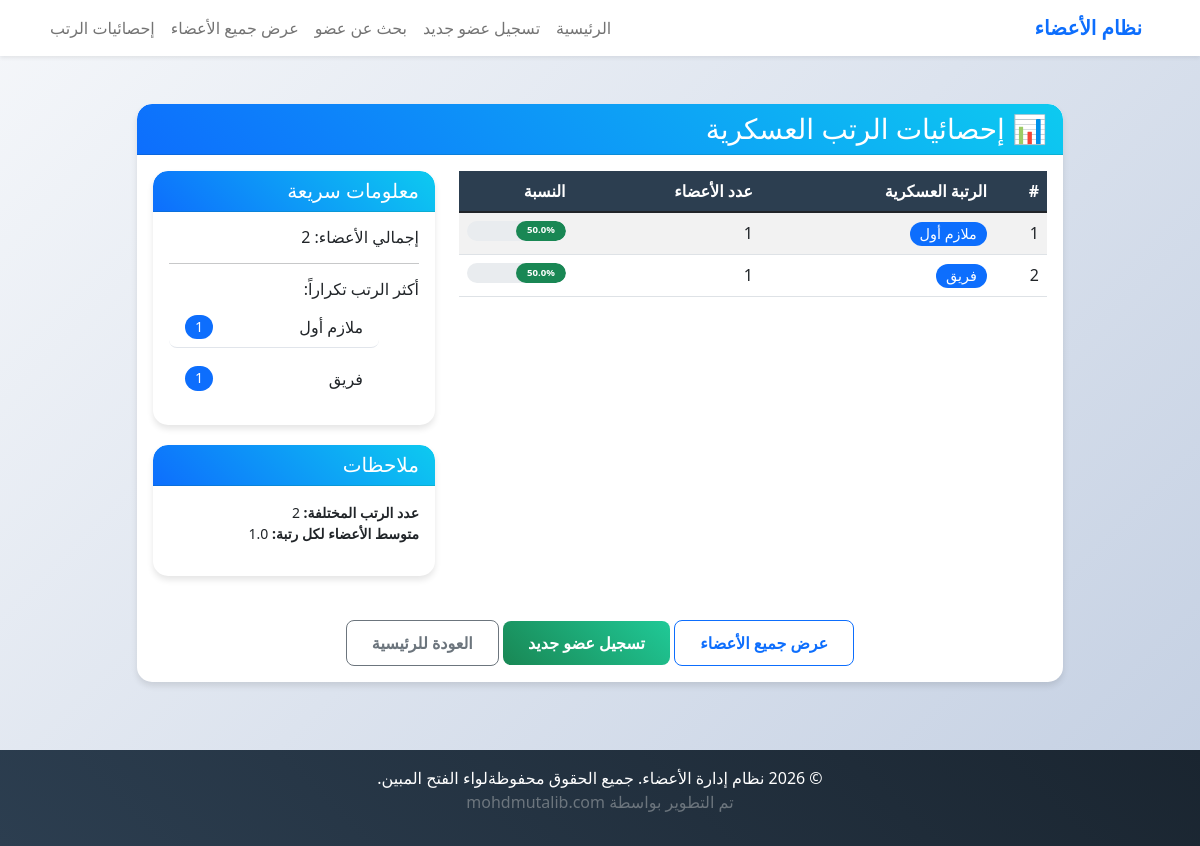
The app's page /ranks-stats with its own data.
### app.py (models this page shows, shortened)
class Member(db.Model):
    id = db.Column(db.Integer, primary_key=True)
    name = db.Column(db.String(100), nullable=False)
    email = db.Column(db.String(120), unique=True, nullable=False)
    password = db.Column(db.String(200), nullable=False)
    phone = db.Column(db.String(20))
    address = db.Column(db.String(200))
    military_rank = db.Column(db.String(50))  # حقل الرتبة العسكرية
    registration_date = db.Column(db.DateTime, default=datetime.utcnow)

### app.py (the view)
@app.route('/ranks-stats')
def ranks_stats():
    ranks_stats = {}
    all_members = Member.query.all()
    for member in all_members:
        rank = member.military_rank if member.military_rank else 'غير محدد'
        if rank in ranks_stats:
            ranks_stats[rank] += 1
        else:
            ranks_stats[rank] = 1
    stats_list = [{'rank': rank, 'count': count} for rank, count in ranks_stats.items()]
    stats_list.sort(key=lambda x: x['count'], reverse=True)
    return render_template('ranks_stats.html', ranks_stats=stats_list)

### templates/ranks_stats.html (shortened to what this page needs)
{% extends "base.html" %}
{% block content %}
<div class="row justify-content-center">
    <div class="col-md-10">
        <div class="card">
            <div class="card-header bg-info text-white">
                <h3 class="mb-0">📊 إحصائيات الرتب العسكرية</h3>
            </div>
            <div class="card-body">
                <div class="row">
                    <div class="col-md-8">
                        <div class="table-responsive">
                            <table class="table table-striped">
                                <thead class="table-dark">
                                    <tr>
                                        <th>#</th>
                                        <th>الرتبة العسكرية</th>
                                        <th>عدد الأعضاء</th>
                                        <th>النسبة</th>
                                    </tr>
                                </thead>
                                <tbody>
                                    {% set total = namespace(value=0) %}
                                    {% for stat in ranks_stats %}
                                        {% set total.value = total.value + stat.count %}
                                    {% endfor %}
                                    {% for stat in ranks_stats %}
                                    <tr>
                                        <td>{{ loop.index }}</td>
                                        <td>
                                            {% if stat.rank %}
                                                <span class="badge bg-primary">{{ stat.rank }}</span>
                                            {% else %}
                                                <span class="badge bg-secondary">غير محدد</span>
                                            {% endif %}
                                        </td>
                                        <td>{{ stat.count }}</td>
                                        <td>
                                            <div class="progress" style="height: 20px;">
                                                {% if total.value > 0 %}
                                                    {% set percentage = (stat.count / total.value) * 100 %}
                                                {% else %}
                                                    {% set percentage = 0 %}
                                                {% endif %}
                                                <div class="progress-bar bg-success" role="progressbar"
                                                     style="width: {{ percentage }}%;"
                                                     aria-valuenow="{{ percentage }}"
                                                     aria-valuemin="0"
                                                     aria-valuemax="100">
                                                    {{ "%.1f"|format(percentage) }}%
                                                </div>
                                            </div>
                                        </td>
                                    </tr>
                                    {% endfor %}
                                </tbody>
                            </table>
                        </div>
                    </div>
                    <div class="col-md-4">
                        <div class="card border-primary">
                            <div class="card-header bg-primary text-white">
                                <h5 class="mb-0">معلومات سريعة</h5>
                            </div>
                            <div class="card-body">
                                <h6>إجمالي الأعضاء: {{ total.value }}</h6>
                                <hr>
                                <h6>أكثر الرتب تكراراً:</h6>
                                <ul class="list-group list-group-flush">
                                    {% for stat in ranks_stats[:3] %}
                                    <li class="list-group-item d-flex justify-content-between align-items-center">
                                        {{ stat.rank if stat.rank else 'غير محدد' }}
                                        <span class="badge bg-primary rounded-pill">{{ stat.count }}</span>
                                    </li>
                                    {% endfor %}
                                </ul>
                            </div>
                        </div>
                        <div class="card border-success mt-3">
                            <div class="card-header bg-success text-white">
                                <h5 class="mb-0">ملاحظات</h5>
                            </div>
                            <div class="card-body">
                                <p class="small">
                                    <strong>عدد الرتب المختلفة:</strong> {{ ranks_stats|length }}<br>
                                    <strong>متوسط الأعضاء لكل رتبة:</strong> {{ "%.1f"|format(total.value / ranks_stats|length) if ranks_stats|length > 0 else 0 }}
                                </p>
                            </div>
                        </div>
                    </div>
                </div>
                <div class="text-center mt-4">
                    <a href="{{ url_for('all_members') }}" class="btn btn-outline-primary">عرض جميع الأعضاء</a>
                    <a href="{{ url_for('register') }}" class="btn btn-success">تسجيل عضو جديد</a>
                    <a href="{{ url_for('index') }}" class="btn btn-outline-secondary">العودة للرئيسية</a>
                </div>
            </div>
        </div>
    </div>
</div>
{% endblock %}

### static/style.css (style rules this page uses)
body { font-family: 'Segoe UI', 'Tahoma', 'Geneva', 'Verdana', sans-serif; background: linear-gradient(135deg, #f5f7fa 0%, #c3cfe2 100%); min-height: 100vh; }
.card { transition: transform 0.3s ease, box-shadow 0.3s ease; border: none; overflow: hidden; }
.card-header { background: linear-gradient(45deg, #2c3e50, #4a6491); color: white; }
.btn { border-radius: 8px; padding: 10px 25px; font-weight: 600; transition: all 0.3s ease; }
.list-group-item { border-radius: 8px !important; margin-bottom: 10px; border: 1px solid #e1e5eb; }
.table th { background-color: #2c3e50; color: white; }
.badge { font-size: 0.9em; padding: 5px 10px; border-radius: 15px; font-weight: 500; }
.progress { border-radius: 10px; background-color: #e9ecef; }
.progress-bar { border-radius: 10px; font-weight: bold; font-size: 0.8em; }
.btn-success { background: linear-gradient(45deg, #198754, #20c997); border: none; }

### templates/base.html (style rules this page uses)
body { font-family: 'Segoe UI', Tahoma, Geneva, Verdana, sans-serif; background-color: #f8f9fa; }
.card { border-radius: 15px; box-shadow: 0 4px 6px rgba(0,0,0,0.1); margin-bottom: 20px; }
.card-header { background: linear-gradient(45deg, #0d6efd, #0dcaf0); color: white; border-radius: 15px 15px 0 0 !important; }

### records on screen
Member: rank "ملازم أول", count "1", percentage "50.0", military_rank "ملازم أول"
Member: rank "فريق", count "1", percentage "50.0", military_rank "فريق"

### other values on screen
{{ total.value }} "2"
{{ ranks_stats|length }} "2"
